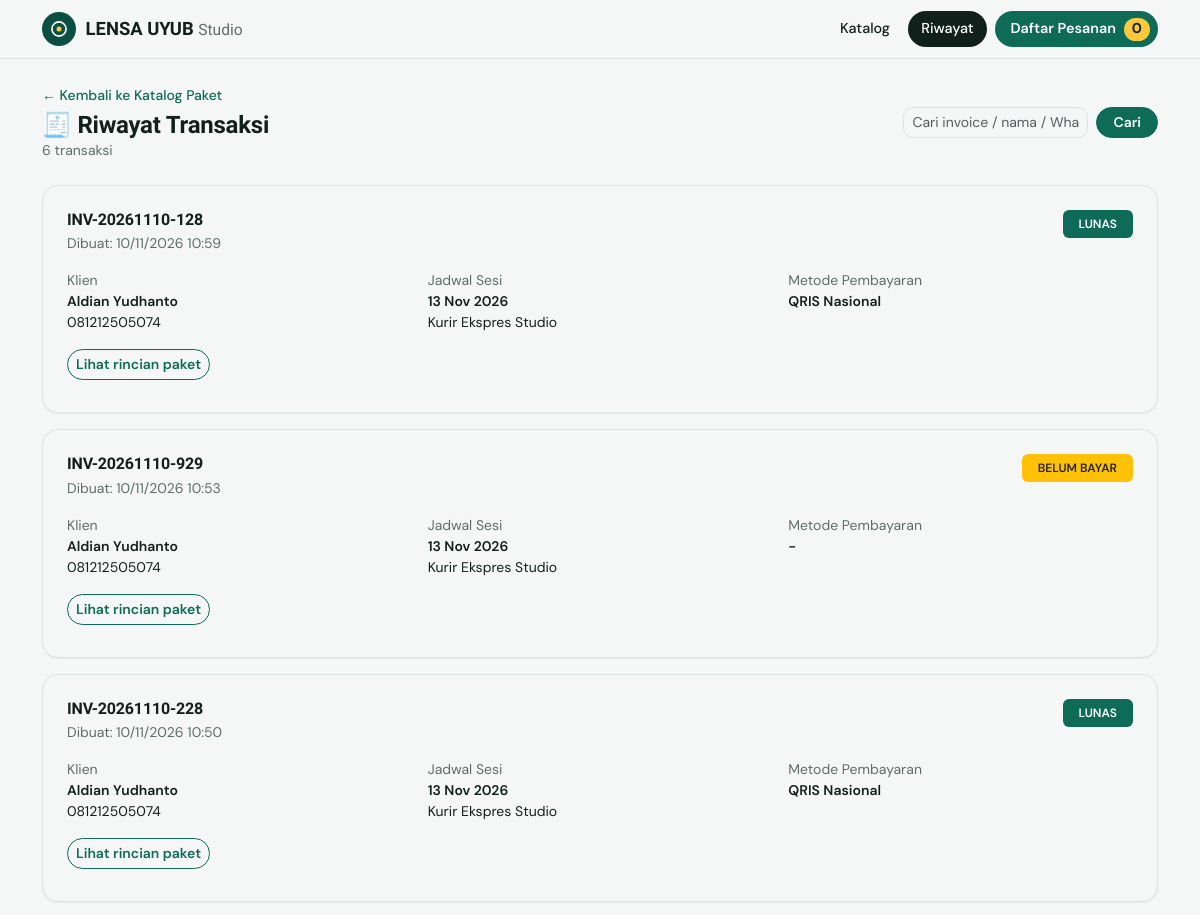
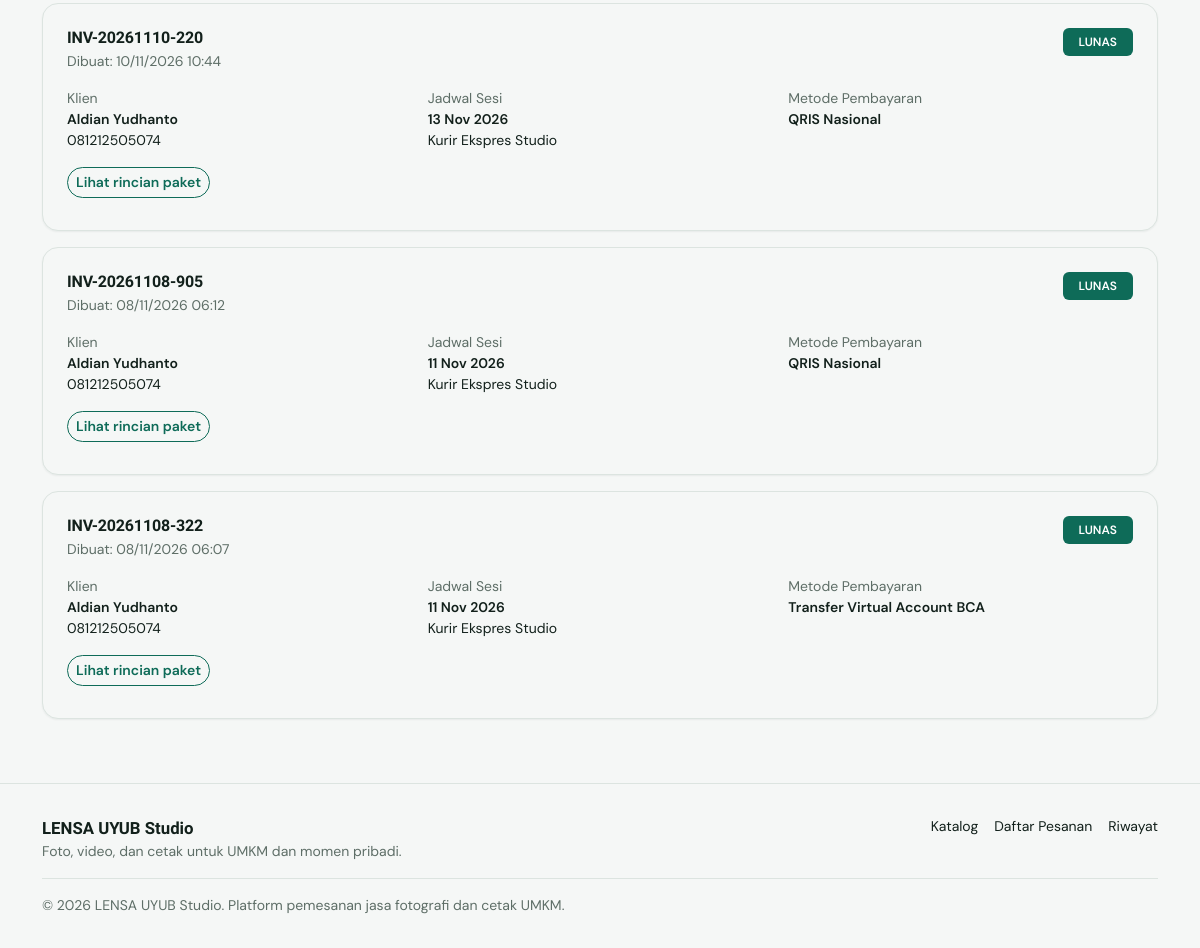
/riwayat.php, run on the app's committed database (2 pictures, top to bottom).
### tables this page shows
CREATE TABLE `orders` (
  `id` int(11) NOT NULL,
  `invoice_number` varchar(50) NOT NULL,
  `customer_name` varchar(100) NOT NULL,
  `customer_phone` varchar(30) NOT NULL,
  `booking_date` date DEFAULT NULL,
  `shipping_address` text NOT NULL,
  `shipping_courier` varchar(50) NOT NULL,
  `shipping_cost` int(11) NOT NULL,
  `total_amount` int(11) NOT NULL,
  `payment_method` varchar(50) DEFAULT NULL,
  `payment_status` enum('UNPAID','PAID') DEFAULT 'UNPAID',
  `created_at` timestamp NOT NULL DEFAULT current_timestamp()
);

### riwayat.php (the view, shortened to what this page needs)
<?php
include 'koneksi.php';
include 'includes/header.php';
$keyword = trim($_GET['q'] ?? '');
$where = '';
$orders = mysqli_query($conn, "SELECT * FROM orders $where ORDER BY created_at DESC");
$totalOrders = mysqli_num_rows($orders);
?>
<main class="container my-4">
    <div class="d-flex flex-wrap justify-content-between align-items-center gap-3 mb-4">
        <div>
            <a href="index.php" class="text-decoration-none text-success small fw-medium">&larr; Kembali ke Katalog Paket</a>
            <h4 class="fw-bold mb-0 mt-1">🧾 Riwayat Transaksi</h4>
            <div class="text-muted small"><?= $totalOrders ?> transaksi</div>
        </div>
        <form method="GET" class="d-flex gap-2">
            <input type="text" name="q" class="form-control form-control-sm"
                   placeholder="Cari invoice / nama / WhatsApp"
                   value="<?= htmlspecialchars($keyword) ?>">
            <button class="btn btn-success btn-sm px-3">Cari</button>
        </form>
    </div>
    <?php if ($totalOrders > 0): ?>
        <?php while ($order = mysqli_fetch_assoc($orders)): ?>
            <?php
            $orderId = (int)$order['id'];
            $isPaid = $order['payment_status'] === 'PAID';
            ?>
            <div class="card border-0 shadow-sm rounded-3 mb-3">
                <div class="card-body p-4">
                    <div class="d-flex flex-wrap justify-content-between align-items-start gap-2 mb-3">
                        <div>
                            <h6 class="fw-bold mb-1"><?= htmlspecialchars($order['invoice_number']) ?></h6>
                            <div class="text-muted small">
                                Dibuat: <?= date('d/m/Y H:i', strtotime($order['created_at'])) ?>
                            </div>
                        </div>
                        <span class="badge <?= $isPaid ? 'bg-success' : 'bg-warning text-dark' ?> px-3 py-2">
                            <?= $isPaid ? 'LUNAS' : 'BELUM BAYAR' ?>
                        </span>
                    </div>
                    <div class="row g-3 small mb-3">
                        <div class="col-md-4">
                            <div class="text-muted">Klien</div>
                            <div class="fw-semibold"><?= htmlspecialchars($order['customer_name']) ?></div>
                            <div><?= htmlspecialchars($order['customer_phone']) ?></div>
                        </div>
                        <div class="col-md-4">
                            <div class="text-muted">Jadwal Sesi</div>
                            <div class="fw-semibold">
                                <?= $order['booking_date'] ? date('d M Y', strtotime($order['booking_date'])) : '-' ?>
                            </div>
                            <div><?= htmlspecialchars($order['shipping_courier']) ?></div>
                        </div>
                        <div class="col-md-4">
                            <div class="text-muted">Metode Pembayaran</div>
                            <div class="fw-semibold"><?= htmlspecialchars($order['payment_method'] ?? '-') ?></div>
                        </div>
                    </div>
                    <button class="btn btn-outline-success btn-sm mb-2" type="button"
                            data-bs-toggle="collapse" data-bs-target="#detail-<?= $orderId ?>">
                        Lihat rincian paket
                    </button>
                </div>
            </div>
        <?php endwhile; ?>
    <?php endif; ?>
</main>
<?php include 'includes/footer.php'; ?>

### assets/css/style.css (style rules this page uses)
:root { --ink: #12201b; --muted: #5e6e67; --line: #dce4e0; --paper: #f5f7f6; --forest: #0b4f42; --forest-2: #0e6b58; --mint: #e3f1eb; --flash: #ffc93c; --amber-ink: #7a5200; --amber-soft: #fff1cc; --r-md: 12px; --r-lg: 16px; --font-head: 'Bricolage Grotesque', 'Segoe UI', system-ui, sans-serif; --font-body: 'DM Sans', 'Segoe UI', system-ui, sans-serif; --bs-body-font-family: var(--font-body); --bs-body-bg: var(--paper); --bs-body-color: var(--ink); --bs-border-color: var(--line); --bs-success: #0e6b58; --bs-success-rgb: 14, 107, 88; }
html { scroll-behavior: smooth; }
body { background: var(--paper); color: var(--ink); }
h1, h2, h3, h4, h5, h6 { font-family: var(--font-head); letter-spacing: -0.01em; }
.text-muted { color: var(--muted) !important; }
a { color: var(--forest-2); }
.btn { border-radius: 999px; font-weight: 600; }
.btn-success { --bs-btn-bg: var(--forest-2); --bs-btn-border-color: var(--forest-2); --bs-btn-hover-bg: var(--forest); --bs-btn-hover-border-color: var(--forest); --bs-btn-active-bg: var(--forest); --bs-btn-active-border-color: var(--forest); --bs-btn-disabled-bg: #8fb3a8; --bs-btn-disabled-border-color: #8fb3a8; --bs-btn-focus-shadow-rgb: 14, 107, 88; }
.btn-outline-success { --bs-btn-color: var(--forest-2); --bs-btn-border-color: var(--forest-2); --bs-btn-hover-bg: var(--forest-2); --bs-btn-hover-border-color: var(--forest-2); --bs-btn-active-bg: var(--forest); --bs-btn-active-border-color: var(--forest); --bs-btn-focus-shadow-rgb: 14, 107, 88; }
.card.border-0 { border: 1px solid var(--line) !important; }
.shadow-sm { box-shadow: 0 1px 2px rgba(18, 32, 27, 0.06) !important; }
.rounded-3 { border-radius: var(--r-lg) !important; }
.form-control, .form-select { border-radius: 10px; border-color: var(--line); }
.badge { font-weight: 600; }

### data on the page
orders: invoice_number "INV-20261110-128", created_at "10/11/2026 10:59", payment_status "LUNAS", customer_name "Aldian Yudhanto", customer_phone "081212505074", booking_date "13 Nov 2026", shipping_courier "Kurir Ekspres Studio", payment_method "QRIS Nasional"
orders: invoice_number "INV-20261110-929", created_at "10/11/2026 10:53", payment_status "BELUM BAYAR", customer_name "Aldian Yudhanto", customer_phone "081212505074", booking_date "13 Nov 2026", shipping_courier "Kurir Ekspres Studio", payment_method "-"
orders: invoice_number "INV-20261110-228", created_at "10/11/2026 10:50", payment_status "LUNAS", customer_name "Aldian Yudhanto", customer_phone "081212505074", booking_date "13 Nov 2026", shipping_courier "Kurir Ekspres Studio", payment_method "QRIS Nasional"
orders: invoice_number "INV-20261110-220", created_at "10/11/2026 10:44", payment_status "LUNAS", customer_name "Aldian Yudhanto", customer_phone "081212505074", booking_date "13 Nov 2026", shipping_courier "Kurir Ekspres Studio", payment_method "QRIS Nasional"
orders: invoice_number "INV-20261108-905", created_at "08/11/2026 06:12", payment_status "LUNAS", customer_name "Aldian Yudhanto", customer_phone "081212505074", booking_date "11 Nov 2026", shipping_courier "Kurir Ekspres Studio", payment_method "QRIS Nasional"
orders: invoice_number "INV-20261108-322", created_at "08/11/2026 06:07", payment_status "LUNAS", customer_name "Aldian Yudhanto", customer_phone "081212505074", booking_date "11 Nov 2026", shipping_courier "Kurir Ekspres Studio", payment_method "Transfer Virtual Account BCA"

### other printed values
$totalCartItems "0"
$totalOrders "6"
